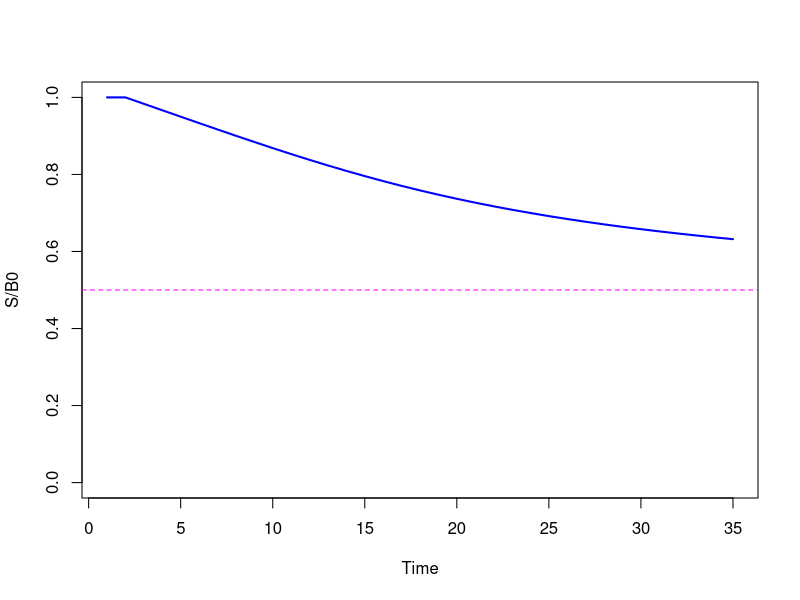
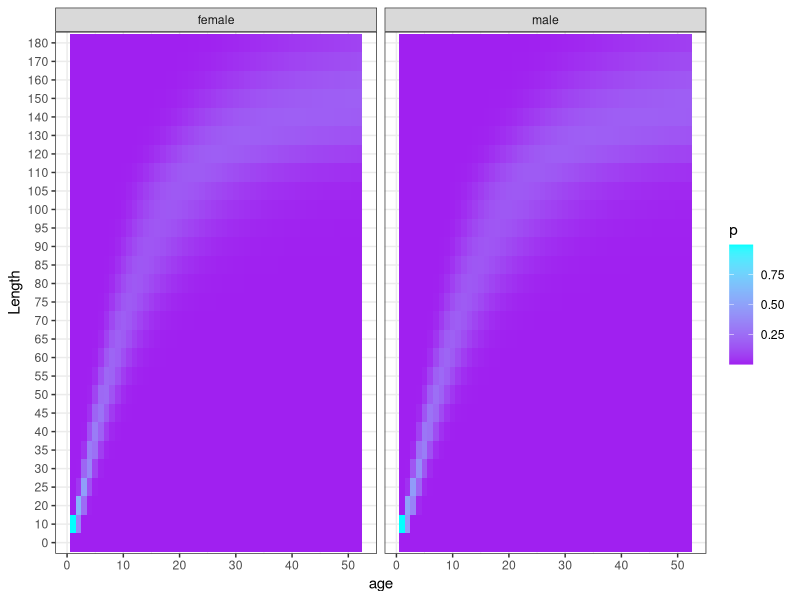
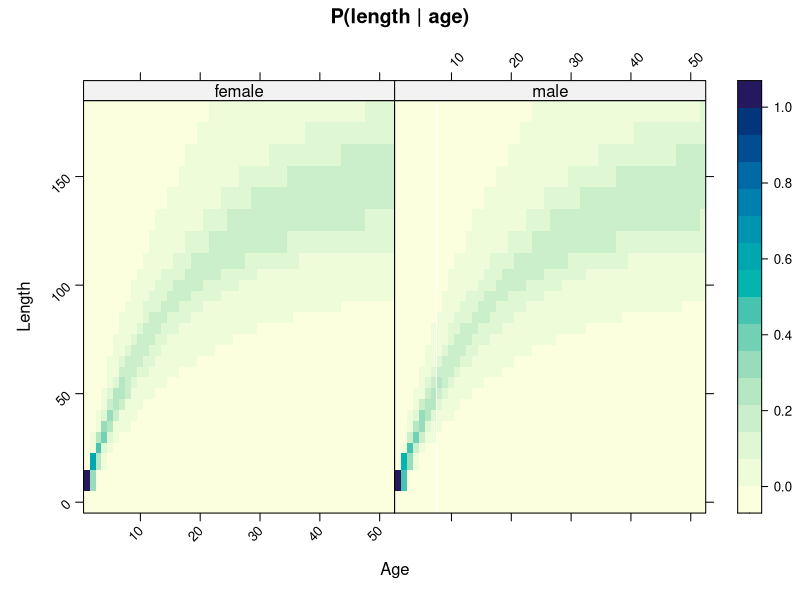
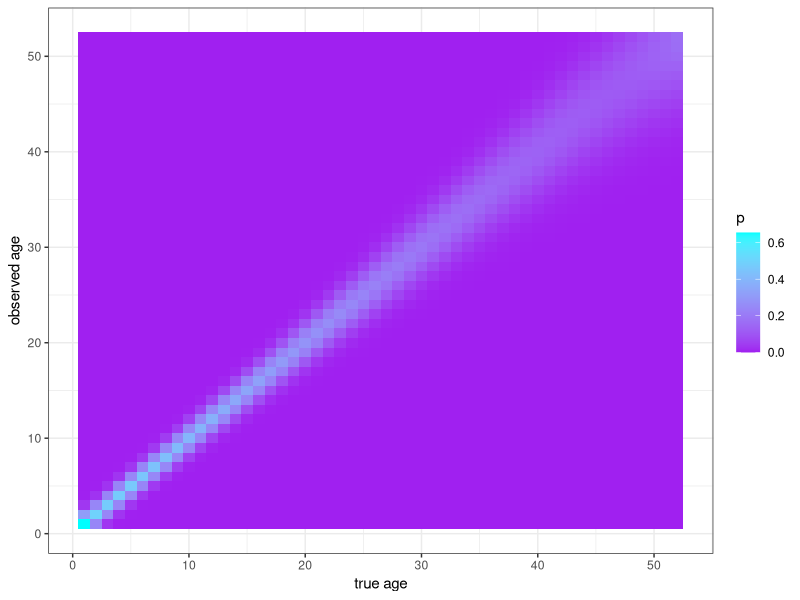
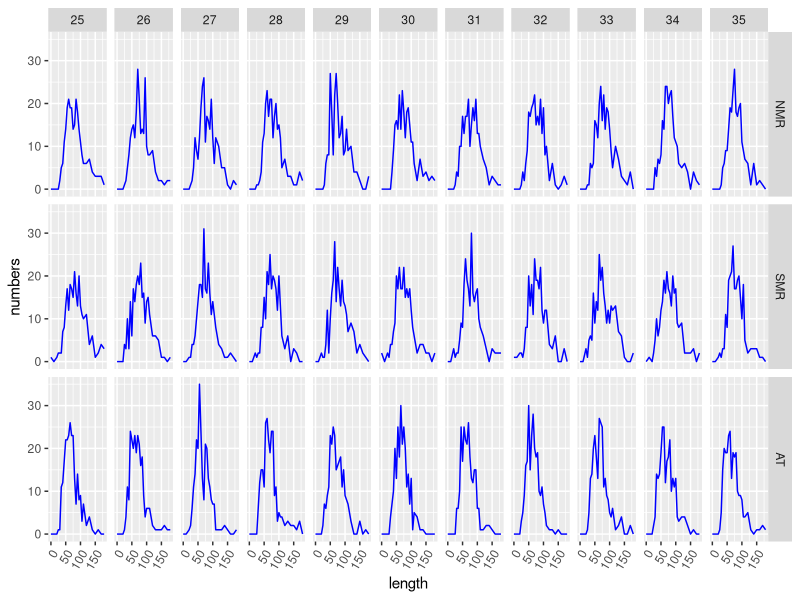
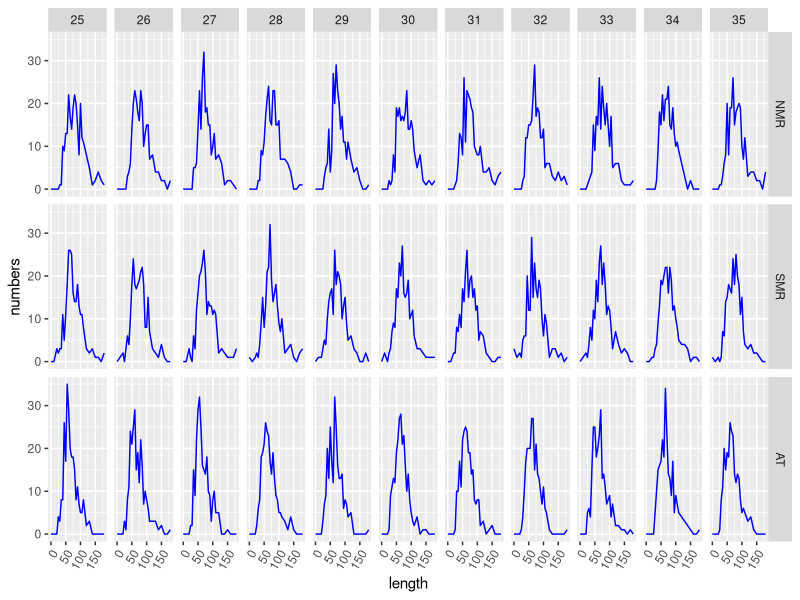
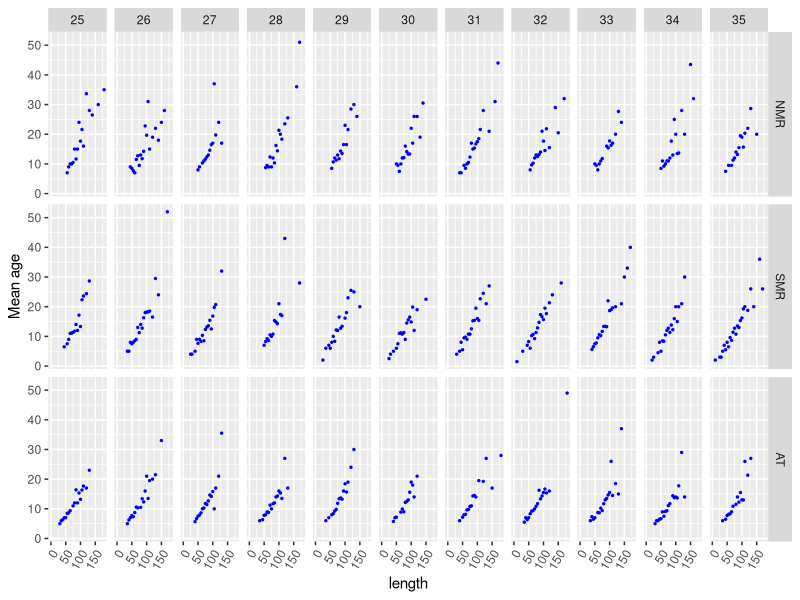
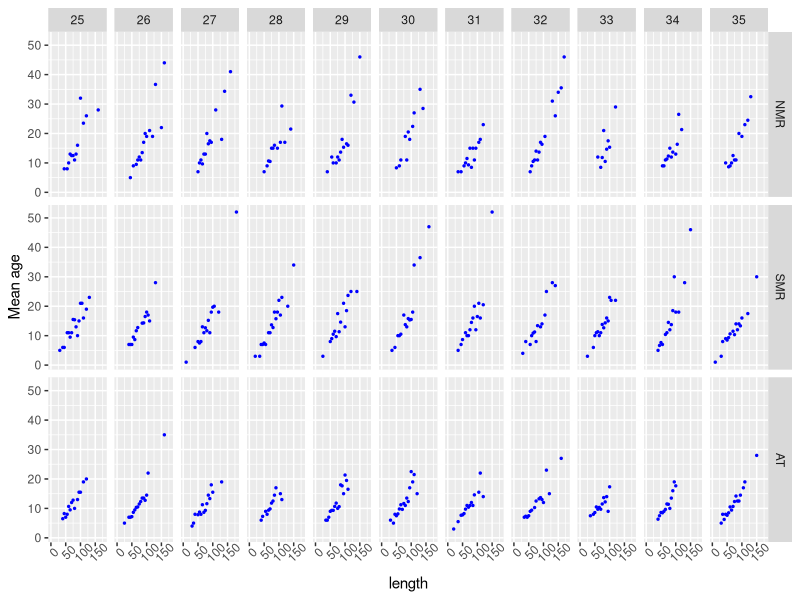

The R script that drew these images, in order:
######################################################
# testing population dynamics calculations ###########
######################################################
# R Hillary CSIRO 2018 ###############################
######################################################

ages <- 1:52
nages <- length(ages)
R <- 2
ns <- 2
R0 <- 1e+6
M <- rep(0.13,nages)
zeta <- c(0.5,0.5) # sex ratio
eta <- c(0.45,0.55) # spatial recruitment ratio
pim <- array(dim=c(R,R,nages)) # movement matrices
sm50 <- 139
sm95 <- 185
a.wl <- 4.4e-6
b.wl <- 3.14
Linf <- c(165,165)
k <- c(0.057,0.052)
t0 <- c(-0.19,-0.34)
mula <- m <- w <- array(dim=c(ns,nages))
mula[1,] <- Linf[1]*(1-exp(-k[1]*(ages-t0[1])))
mula[2,] <- Linf[2]*(1-exp(-k[2]*(ages-t0[2])))
cvla <- 0.15
for(a in 1:nages) {

  lref1 <- seq(mula[1,a]*(1-1.96*cvla),mula[1,a]*(1+1.96*cvla),length=50)
  dl1 <- dlnorm(lref1,log(mula[1,a]),sqrt(log(1+cvla^2)))
  dl1 <- dl1/sum(dl1)
  lref2 <- seq(mula[2,a]*(1-1.96*cvla),mula[2,a]*(1+1.96*cvla),length=50)
  dl2 <- dlnorm(lref2,log(mula[2,a]),sqrt(log(1+cvla^2)))
  dl2 <- dl2/sum(dl2) 
  m[1,a] <- sum(dl1*(1/(1+19^{-(lref1-sm50)/(sm95-sm50)})))
  m[2,a] <- sum(dl2*(1/(1+19^{-(lref2-sm50)/(sm95-sm50)})))
  w[1,a] <- sum(dl1*a.wl*lref1^b.wl)/1e+3
  w[2,a] <- sum(dl2*a.wl*lref2^b.wl)/1e+3

}

# define the movement model

pi12 <- 0.01
pi21 <- 0.05
pim[] <- matrix(c(1-pi12,pi12,pi21,1-pi21),ncol=2,byrow=T)

########################################
# 1. long-term eqm unfished population #
########################################

ny <- 500
Nbar <- array(dim=c(ny,nages,ns,R))
for(s in 1:ns) 
  for(r in 1:R) Nbar[1,,s,r] <- eta[r]*zeta[s]*R0*exp(-ages*M[1]) 
for(y in 2:ny) {

  for(s in 1:ns) 
    for(r in 1:R) Nbar[y,1,s,r] <- R0*eta[r]*zeta[s]
  for(s in 1:ns)
    for(a in 2:(nages-1)) 
      for(r in 1:R) Nbar[y,a,s,r] <- sum(pim[,r,a-1]*Nbar[y-1,a-1,s,]*exp(-M[a-1]))

  for(s in 1:ns)
    for(r in 1:R) Nbar[y,nages,s,r] <- sum(pim[,r,nages-1]*Nbar[y-1,nages-1,s,]*exp(-M[nages-1]))+sum(pim[,r,nages]*Nbar[y-1,nages,s,]*exp(-M[nages]))

}
  
############################################
# 2. Eqm short cut using simultaneous eqns #
############################################

Neqm <- array(dim=c(nages,ns,R))
for(s in 1:ns) Neqm[1,s,] <- R0*eta*zeta[s]
for(a in 2:(nages-1))
  for(s in 1:ns)
    for(r in 1:R) Neqm[a,s,r] <- sum(pim[,r,a-1]*Neqm[a-1,s,]*exp(-M[a-1]))

# solve simulatenous eqns for N in the plus group

a <- rep(NA,R)
B <- matrix(nrow=R,ncol=R)
for(s in 1:ns) {

  for(r in 1:R) a[r] <- sum(pim[,r,nages-1]*Neqm[nages-1,s,]*exp(-M[nages-1]))
  for(r in 1:R)
    for(ss in 1:R) B[ss,r] <- pim[ss,r,nages]*exp(-M[nages])
  npg <- t(a) %*% solve(diag(1,nrow=R)-B)
  Neqm[nages,s,] <- npg

}

#############################
# testing the popn dynamics #
#############################

B0 <- sum(apply(Neqm[,1,],1,sum)*w[1,]*m[1,])

# selectivity

nf <- 3 # NMR, SMR, AT longlines
rf <- c(1,2,2) # areas fisheries operate in

sl50 <- c(65,80,55)
sl95 <- c(75,110,65)

sel <- array(dim=c(nf,ns,nages))
for(f in 1:nf) {
  for(a in 1:nages) {

    lref1 <- seq(mula[1,a]*(1-1.96*cvla),mula[1,a]*(1+1.96*cvla),length=50)
    dl1 <- dlnorm(lref1,log(mula[1,a]),sqrt(log(1+cvla^2)))
    dl1 <- dl1/sum(dl1)
    lref2 <- seq(mula[2,a]*(1-1.96*cvla),mula[2,a]*(1+1.96*cvla),length=50)
    dl2 <- dlnorm(lref2,log(mula[2,a]),sqrt(log(1+cvla^2)))
    dl2 <- dl2/sum(dl2) 
    sel[f,1,a] <- sum(dl1*(1/(1+19^{-(lref1-sl50[f])/(sl95[f]-sl50[f])})))
    sel[f,2,a] <- sum(dl2*(1/(1+19^{-(lref2-sl50[f])/(sl95[f]-sl50[f])})))
  
  }
}

# total catch

Ctot <- 440
Cf <- c(100,140,200)

# SRR params

hh <- 0.75
rho <- B0/R0
alp <- 4*hh/(rho*(1-hh))
bet <- (5*hh-1)/(B0*(1-hh))

# other stuff

ny <- 35
N <- hya <- Cya <- array(dim=c(ny,nages,ns,R))
Cyfa <- hyfa <- array(dim=c(ny,nages,ns,nf))
tauf <- 0.5
h <- array(dim=c(ny,nf,ns))
phi <- m[1,]*w[1,]
S <- rep(NA,ny)
S[1] <- B0
N[1,,,] <- Neqm
Cyfa[1,,,] <- Cya[1,,,] <- hyfa[1,,,] <- 0
h[1,,] <- hya[1,,,] <- 0
hmax <- 0.8

for(y in 2:ny) {

  # recruitment

  Rtot <- alp*S[y-1]/(1+bet*S[y-1])
  for(s in 1:ns) 
    for(r in 1:R) N[y,1,s,r] <- Rtot*eta[r]*zeta[s]

  # population dynamics

 
    # from 2 to A-1

  for(s in 1:ns)
    for(a in 2:(nages-1))
      for(r in 1:R)   
        N[y,a,s,r] <- sum(pim[,r,a-1]*N[y-1,a-1,s,]*exp(-M[a-1])*(1-hya[y-1,a-1,s,])) 

    # plus group

  for(s in 1:ns)
    for(r in 1:R) 
        N[y,nages,s,r] <- sum(pim[,r,nages-1]*N[y-1,nages-1,s,]*exp(-M[nages-1])*(1-hya[y-1,nages-1,s,]))+sum(pim[,r,nages]*N[y-1,nages,s,]*exp(-M[nages])*(1-hya[y-1,nages,s,])) 

  # calculate harvest rates

  for(f in 1:nf) 
    for(s in 1:ns) 
      h[y,f,s] <- Cf[f]*zeta[s]/sum(N[y,,s,rf[f]]*exp(-tauf*M)*sel[f,s,]*w[s,])

  # calculate catch-at-age (factoring in hmax)

  for(s in 1:ns) {
    for(a in 1:nages) {
      for(f in 1:nf) hyfa[y,,s,f] <- h[y,f,s]*sel[f,s,]
       
      # check maxmim total harvest rate not exceeded
      # this is enforce within a given region

      for(r in 1:R) {

        # multiple fisheries in a given area?

        if(length(rf[rf == r]) > 1) {

          idx <- grep(r,rf) 
          if(sum(hyfa[y,a,s,idx]) > hmax) hyfa[y,a,s,idx] <- hmax * Cf[idx]/sum(Cf[idx])

          hya[y,a,s,r] <- sum(hyfa[y,a,s,idx])
          Cyfa[y,a,s,idx] <- hyfa[y,a,s,idx] * N[y,a,s,r]*exp(-tauf*M[a])
          Cya[y,a,s,r] <- sum(Cyfa[y,a,s,idx]) 

        } else {

          idx <- grep(r,rf)  
          if(hyfa[y,a,s,rf[r]] > hmax) hyfa[y,a,s,rf[r]] <- hmax
          hya[y,a,s,r] <- hyfa[y,a,s,rf[r]]
          Cyfa[y,a,s,idx] <- hyfa[y,a,s,idx] * N[y,a,s,r]*exp(-tauf*M[a]) 
          Cya[y,a,s,r] <- Cyfa[y,a,s,idx]

        }
      }
    }
  }

  # calculate female SSB across both areas

  S[y] <- sum(apply(N[y,,1,],1,sum)*phi)

}

ts.plot(S/B0,col='blue',lwd=2,ylim=c(0,1))
abline(h=0.5,col='magenta',lty=2)

##############################################
# generate some pseudo-data for use later on #
##############################################

# length frequency data for each fishery
# 1. create length partition
# 2. calculate P(l | a)
# 3. define effective sample sizes
# 4. simulate the length data 

# 1. length partition

lbins <- c(seq(0,20,by=10),seq(25,105,by=5),seq(110,190,by=10))
nbins <- length(lbins)-1
mulbins <- 0.5*(lbins[-c(1)]+lbins[-c(nbins+1)])

# 2. calculate P(l | a)

pla <- array(NA,dim=c(ns,nbins,nages))
dimnames(pla)[[1]] <- c('female','male')
dimnames(pla)[[3]] <- ages
dimnames(pla)[[2]] <- lbins[1:nbins]

sdla <- sqrt(log(1+cvla^2))
for(s in 1:ns) {
  for(a in 1:nages) {

    pl <- dlnorm(mulbins,log(mula[s,a]),sdla)
    pl <- pl/sum(pl)
    pla[s,,a] <- pl
  }
}

# sum to 1 check along length dimension

apply(pla,c(1,3),sum)

# faaaaancy ggplot of P(l | a) cos you know...

library(ggplot2)
df <- expand.grid(age=ages,length=lbins[1:nbins],sex=c('female','male'),p=NA)
for(a in ages) {
  
  df[df$age == a & df$sex == 'female','p'] <- pla['female',,a]
  df[df$age == a & df$sex == 'male','p'] <- pla['male',,a] 

}

ggplot(df,aes(age,as.factor(length),z=p))+geom_tile(aes(fill=p))+facet_wrap(~sex)+scale_fill_gradient(low="purple", high="cyan")+theme_bw()+ylab("Length")

# lattice version

library(lattice)
levelplot(p~age*length|sex,data=df,xlab='Age',ylab='Length',main='P(length | age)',scales=list(y=list(rot=45), x=list(rot=45)),cex=0.5)

# get length-conditional age probabilities for conversions

A <- matrix(scan("aerr_mat.dat"),ncol=nages,byrow=T)
adf <- expand.grid(a=ages,aa=ages,p=NA)
for(a in 1:nages) adf[adf$a == a,'p'] <- A[,a]
ggplot(adf,aes(a,aa,z=p))+geom_tile(aes(fill=p))+scale_fill_gradient(low="purple", high="cyan")+theme_bw()+xlab("true age")+ylab("observed age")

# steps:
# 1. Get "true" P(a | l,y,f) for each fishery and population overall
# 2. Get "observed" P(a | l,y,f) factoring in ageing error

# 1. true P(a | l,y,f) for each fishery ~ pla * pay

paly <- paaly <- array(dim=c(ny,nages,nbins,ns,nf))
palyt <- array(dim=c(ny,nages,nbins,ns,R))
pay <- array(dim=c(ny,nages,ns,nf)) # prior age-distro
ply <- array(dim=c(ny,nbins,ns,nf)) # length distro

# pay

for(s in 1:ns) 
  for(y in 1:ny) 
    for(f in 1:nf) {
      for(a in 1:nages) pay[y,a,s,f] <- N[y,a,s,rf[f]] * sel[f,s,a]

      pay[y,,s,f] <- pay[y,,s,f]/sum(pay[y,,s,f])

    }

# paly (and ply)

for(y in 1:ny)
  for(s in 1:ns)
    for(l in 1:nbins)
      for(f in 1:nf) {
        for(a in 1:nages) paly[y,a,l,s,f] <- pla[s,l,a] * pay[y,a,s,f]
        ply[y,l,s,f] <- sum(paly[y,,l,s,f])
        paly[y,,l,s,f] <- paly[y,,l,s,f] / ply[y,l,s,f]
      }

# get paaly (paly adjusted for ageing error)

for(y in 1:ny)
  for(s in 1:ns)
    for(l in 1:nbins)
      for(f in 1:nf) 
        for(a in 1:nages) paaly[y,a,l,s,f] <- sum(paly[y,,l,s,f] * A[a,])

# get palyt (true P(a | l) in actual popn)

for(y in 1:ny)
  for(s in 1:ns)
    for(r in 1:R) {

      pa <- N[y,,s,r]/sum(N[y,,s,r]) 
      for(l in 1:nbins) {
        
        palyt[y,,l,s,r] <- pla[s,l,] * pa
        pltmp <- sum(palyt[y,,l,s,r])
        palyt[y,,l,s,r] <- palyt[y,,l,s,r]/pltmp
      }
    }

# get predicted catch-at-length given catch-at-age

Cyfl <- array(dim=c(ny,nbins,ns,nf))
for(s in 1:ns)
  for(y in 1:ny)
    for(f in 1:nf)
      for(l in 1:nbins)
        Cyfl[y,l,s,f] <- sum(Cyfa[y,,s,f]*paly[y,,l,s,f])

# check total catches (numbers & biomass)

sum(apply(Cya,c(1,3),sum)-apply(Cyfl,c(1,3),sum))
Cfy <- array(dim=c(ny,nf,ns))
for(s in 1:ns) {
  for(y in 1:ny) {
    for(f in 1:nf) {
      Cfy[y,f,s] <- sum(Cyfa[y,,s,f]*w[s,])
    }
  }
}

apply(Cfy,1,sum)
Ctot

# 3. effective sample size-by-fishery

neff <- rep(250,nf)

# 4. Simulate LF data for each fishery

fnm <- c("NMR","SMR","AT")
nsim <- 1
lfdat <- expand.grid(y=1:ny,l=lbins[1:nbins],sex=c('female','male'),f=fnm,iter=1:nsim,c=NA)
for(n in 1:nsim)
  for(y in 1:ny)
    for(f in 1:nf) {

      if(y > 1) {
      ptmp <- Cyfl[y,,1,f]
      ptmp <- ptmp/sum(ptmp)
      lfdat[lfdat$y == y & lfdat$f == fnm[f] & lfdat$sex == 'female' & lfdat$iter == n,'c'] <- rmultinom(1,neff[f],ptmp)
      ptmp <- Cyfl[y,,2,f]
      ptmp <- ptmp/sum(ptmp) 
      lfdat[lfdat$y == y & lfdat$f == fnm[f] & lfdat$sex == 'male' & lfdat$iter == n,'c'] <- rmultinom(1,neff[f],ptmp)
      } else {

        lfdat[lfdat$y == y & lfdat$f == fnm[f] & lfdat$iter == n,'c'] <- 0

      }
    }


ggplot(subset(lfdat,sex=='female' & y >= ny-10),aes(x=l,y=c))+geom_line(colour='blue')+facet_grid(f~y)+ylab("numbers")+xlab("length")+theme(axis.text.x = element_text(angle = 60, hjust = 1))

ggplot(subset(lfdat,sex=='male' & y >= ny-10),aes(x=l,y=c))+geom_line(colour='blue')+facet_grid(f~y)+ylab("numbers")+xlab("length")+theme(axis.text.x = element_text(angle = 60, hjust = 1))

###################################################
# simulate age given length data for each fishery #
###################################################

# number of fish aged in total

nage <- c(200,100) # female, male
nasf <- matrix(nrow=ns,ncol=nf)
for(s in 1:ns) nasf[s,] <- round(nage[s] * Cf/Ctot)

# simulate some length-conditional age data for each fishery

alfdat <- expand.grid(y=1:ny,a=ages,l=lbins[1:nbins],sex=c("female","male"),f=fnm,iter=1:nsim,n=0)
zdf <- expand.grid(y=1:ny,l=lbins[1:nbins],sex=c("female","male"),f=fnm,iter=1:nsim,mua=NA)
lref <- 1:nbins

for(n in 1:nsim)
  for(y in 1:ny) {
    for(f in 1:nf) 

        if(y > 1) {
        
          # length samples first

          nn <- nasf[1,f]
          nl <- rmultinom(1,nn,ply[y,,1,f])
          idx <- lref[-c(grep(0,nl))]
          for(l in idx) {

            na <- rmultinom(1,nl[l],paly[y,,l,1,f])
            alfdat[alfdat$y == y & alfdat$l == lbins[l] & alfdat$f == fnm[f] & alfdat$sex == 'female' & alfdat$iter == n,'n'] <- na
            zdf[zdf$y == y & zdf$l == lbins[l] & zdf$f == fnm[f] & zdf$sex == 'female' & zdf$iter == n,'mua'] <- sum(na*ages/sum(na))
          }


          nn <- nasf[2,f]
          nl <- rmultinom(1,nn,ply[y,,2,f])
          idx <- lref[-c(grep(0,nl))] 
          for(l in idx) {

            na <- rmultinom(1,nl[l],paly[y,,l,2,f]) 
            alfdat[alfdat$y == y & alfdat$l == lbins[l] & alfdat$f == fnm[f] & alfdat$sex == 'male' & alfdat$iter == n,'n'] <- na
            zdf[zdf$y == y & zdf$l == lbins[l] & zdf$f == fnm[f] & zdf$sex == 'male' & zdf$iter == n,'mua'] <- sum(na*ages/sum(na)) 
          }
      
        } else {

          alfdat[alfdat$y == y & alfdat$l == lbins[l] & alfdat$f == fnm[f] & alfdat$iter == n,'n'] <- 0

        }

    cat("Year",y,"of",ny,"\n")
  }

ggplot(subset(zdf,sex=='female' & y >= ny-10),aes(x=l,y=mua))+geom_point(colour='blue',size=0.5)+facet_grid(f~y)+ylab("Mean age")+xlab("length")+theme(axis.text.x = element_text(angle = 60, hjust = 1))

ggplot(subset(zdf,sex=='male' & y >= ny-10),aes(x=l,y=mua))+geom_point(colour='blue',size=0.5)+facet_grid(f~y)+ylab("Mean age")+xlab("length")+theme(axis.text.x=element_text(angle=45))

#####################################################
# simulating tagging data via spatial Brownie model #
#####################################################

# size transition matrix

lvbinc <- function(lrel,tau,k,Linf) {

  return(max((Linf-lrel)*(1-exp(-k*tau)),0))
}

T <- array(dim=c(ns,nbins,nbins)) 
tau <- 1

for(s in 1:ns) {
  for(i in 1:nbins) {

    lx <- lbins[i]
    ly <- lbins[i+1]

    for(j in 1:nbins) {

      llj <- lbins[j]
      luj <- lbins[j+1]
          
      lli <- lx + lvbinc(lx,tau,k[s],Linf[s]) 
      lui <- ly + lvbinc(ly,tau,k[s],Linf[s]) 
      
      # need to work out Lebesgue measure of intersection 
      # of image and actual length bin / length bin

      if(lli > llj & lui < luj) {
        ptmp <- 1
      } else {
        tmp <- c(max(llj,lli),min(luj,lui))
        mu <- ifelse(tmp[1] < tmp[2],tmp[2]-tmp[1],0)
        nu <- lui-lli
        ptmp <- mu/nu 
      }
        
      T[s,i,j] <- ptmp
    }
  }
}

# size-based harvest & movement rates

hyfl <- array(dim=c(ny,nbins,ns,f))
for(s in 1:ns)
  for(y in 1:ny)
    for(f in 1:nf)
      for(l in 1:nbins)
        hyfl[y,l,s,f] <- sum(hyfa[y,,s,f]*paly[y,,l,s,f])

hyl <- array(dim=c(ny,nbins,ns,R))
for(s in 1:ns)
  for(y in 1:ny)
    for(l in 1:nbins)
      for(r in 1:R) {

        idx <- grep(r,rf)  
        if(length(rf[rf == r]) > 1) hyl[y,l,s,r] <- sum(hyfl[y,l,s,rf[idx]])
        else hyl[y,l,s,r] <- hyfl[y,l,s,rf[idx]]

      }

pil <- array(dim=c(R,R,nbins))
for(l in 1:nbins) pil[,,l] <- pim[,,1]


# number of release events (per year and per area

nrr <- 1 # per area
nry <- 1 # per year
nrel <- nrr*R*nry

# number of recapture events per release event

nrec <- 5

# years of releases

yrel <- ny-10+1:nry-1

# tag loss parameters

ptg <- 0.95 # instantanous tag loss
nutg <- 0.05 # rate of tag loss over time

# reporting rate

prep <- 0.94

# number of releases per tonne (2)

relpt <- 2
Trel <- Ctot*2

# sex ratio of the releases 

sext <- c(0.5,0.5)

# releases per sex per fishery

Tinit <- array(dim=c(ns,nf))
for(s in 1:ns) Tinit[s,] <- Trel * sext[s] * Cf/Ctot

tres <- list() # dummy list to bung everything into

Tyl <- omega <- array(0,dim=c(nrec+1,nbins,ns,R))
Ml <- rep(0.13,nbins)
nl <- rep(0,nbins)

for(n in 1:nsim) {

  # simulate length distro of releases

  kk <- 1
  for(rr in 1:nry) {
    for(ra in 1:R) { # release area
      for(s in 1:ns) {

        # loop over all fisheries in a given area

        idx <- grep(ra,rf)
        nl[] <- 0
        for(f in idx) nl[] <- nl[] + as.vector(rmultinom(1,Tinit[s,f],ply[yrel[rr],,s,f]))
        
        # simulate tag dynamics for cases where there are tags released

        for(lr in 1:nbins) {

          if(nl[lr] > 0) {

            Tyl[,,,] <- 0

            # set up objects for tag dynamics
        
            Tyl[1,lr,s,ra] <- nl[lr] 
            # tag dynamics for nrec+1 years
            for(tt in 2:(nrec+1)) {
        
              for(l in 1:nbins) 
              for(r in 1:R) {
                
                 ttmp <- 0
                if(tt == 2) {

                  for(rs in 1:R) ttmp <- ttmp+sum(pil[rs,r,]*Tyl[tt-1,,s,rs]*T[s,,l]*ptg*exp(-Ml-nutg^2)*(1-hyl[yrel+tt-2,,s,rs]))
                  Tyl[tt,l,s,r] <- ttmp

                } else {

                  for(rs in 1:R) ttmp <- ttmp+sum(pil[rs,r,]*Tyl[tt-1,,s,rs]*T[s,,l]*exp(-Ml-nutg^2)*(1-hyl[yrel+tt-2,,s,rs]))
                  Tyl[tt,l,s,r] <- ttmp 

                }
              } 
            }

            # store the useful stuff

            tres[[kk]] <- list()
            tres[[kk]][['rel_yr']] <- yrel[rr]
            tres[[kk]][['rel_len']] <- lr
            tres[[kk]][['rel_area']] <- ra
            tres[[kk]][['rel_sex']] <- s
            tres[[kk]][['nl']] <- nl
            tres[[kk]][['Tn']] <- Tyl

            kk <- kk+1

          }
        }
      }
    }
  }
}

# now generate some recaptures

prec <- array(dim=c(nrec,R))
psurv <- rep(NA,nrec+1)
ntag <- length(tres)

tdf <- expand.grid(sex=NA,yrel=yrel,lrel=NA,rrel=NA,rrec=1:R,recev=1:nrec,relev=1:ntag,ps=NA,prec=NA,nrel=0,nrectot=0,R=NA)

ntot <- 0
for(i in 1:ntag) {

  sr <- tres[[i]]$rel_sex
  lr <- tres[[i]]$rel_len
  rr <- tres[[i]]$rel_area
  yr <- tres[[i]]$rel_yr
  psurv[1] <- 1 
  Tx <- wx <- tres[[i]]$Tn
  wx[1,,sr,] <- Tx[1,,sr,]/sum(Tx[1,,sr,])

  for(j in 2:(nrec+1)) {
          
    wx[j,,sr,] <- Tx[j,,sr,]/sum(Tx[j,,sr,]) 
          
    # survival

    ptmp <- 0
    for(rs in 1:R) ptmp <- ptmp+sum(wx[j-1,,sr,rs]*exp(-Ml-nutg^2)*(1-hyl[j+yr-2,,sr,rs]))
    if(j == 2) {
      
      psurv[j] <- psurv[j-1]*ptmp*ptg

    } else {

      psurv[j] <- psurv[j-1]*ptmp 

    }

    # probability of recapture
  
    for(rs in 1:R) prec[j-1,rs] <- sum(wx[j,,sr,rs]*hyl[j+yr-1,,sr,rs])
    prec[j-1,] <- prec[j-1,] * psurv[j] * prep

  }

  # multinomial likelihood for recaptures

  ptmp <- as.vector(prec)
  psum <- sum(ptmp)
  ptmp <- c(ptmp,1-psum)
  nn <- Tx[1,lr,sr,rr]
  ntot <- ntot+nn
  Rec <- as.vector(rmultinom(1,nn,ptmp))
  Rmat <- prec
  for(r in 1:R)
    for(j in 1:nrec) Rmat[j,r] <- Rec[j+(r-1)*nrec]

  # write to the data frame

  sx <- ifelse(sr == 1,'female','male')
  tdf[tdf$relev == i,'sex'] <- sx
  tdf[tdf$relev == i,'nrel'] <- nn
  tdf[tdf$relev == i,'lrel'] <- lr 
  tdf[tdf$relev == i,'yrel'] <- yr
  tdf[tdf$relev == i,'rrel'] <- rr
  for(r in 1:R) {

    tdf[tdf$relev == i & tdf$rrec == r,'ps'] <- psurv[-c(1)]
    tdf[tdf$relev == i & tdf$rrec == r,'prec'] <- prec[,r]
    tdf[tdf$relev == i & tdf$rrec == r,'R'] <- Rmat[,r]

  }
  tdf[tdf$relev == i,'nrectot'] <- sum(Rmat)

  
  cat("Tagging event",i,"of",ntag,"\n")
}

# overall rate of return

sum(tdf$R)/ntot

# storage format
# matrix with dims: ntag, 5+R*rrec

Tdata <- matrix(nrow=length(unique(tdf$relev)),ncol=5+R*nrec)
colnames(Tdata) <- c("nrel","sex","lrel","rrel","yrel",rep("R",R*nrec))

ii <- 1
for(i in unique(tdf$relev)) {

  df <- subset(tdf,relev==i)
  Tdata[ii,1] <- df$nrel[1]
  Tdata[ii,2] <- ifelse(df$sex[1] == 'female',1,2)
  Tdata[ii,3] <- df$lrel[1]
  Tdata[ii,4] <- df$rrel[1]
  Tdata[ii,5] <- df$yrel[1]
  Tdata[ii,6:(nrec+5)] <- subset(df,rrec==1)$R
  Tdata[ii,(nrec+6):(nrec+10)] <- subset(df,rrec==2)$R
  ii <- ii+1

}

# write the four data sets:
# 1. Total catch biomass by fishery
# 2. LF by fishery
# 3. ALF by fishery
# 4. Tagging data

# 1.

ctab <- data.frame(year=1:ny,'NMR'=rep(Cf[1],ny),'SMR'=rep(Cf[2],ny),'AT'=rep(Cf[3],ny))
write.table(ctab,file='catch_biomass.dat',row.names=FALSE)

# 2. LF data (combined by sex)

lf <- array(dim=c(ny,nbins,nf))
lfdat$f <- as.character(lfdat$f)

for(yy in 1:ny)
  for(ff in 1:nf) {

    cdf <- subset(lfdat,yy==y & f == fnm[ff])
    zz <- subset(cdf,sex=='female')$c+subset(cdf,sex=='female')$c
    lf[yy,,ff] <- zz
  }

for(ff in 1:nf) {

  ttl <- paste(paste("lf",fnm[ff],sep="_"),"dat",sep=".")
  write(t(lf[,,ff]),file=ttl,ncolumns=nbins)
}

# 3. ALF data (by fishery and sex)

almat <- matrix(nrow=nbins,ncol=nages)
for(ss in 1:ns) {

  sx <- ifelse(ss == 1,'female','male') 

  for(ff in 1:nf) {

    fx <- fnm[ff]

    ttl <- paste(paste(paste("alf",fx,sep="_"),sx,sep="_"),'dat',sep=".")
    for(yy in 1:ny) {

      
      df <- subset(alfdat,y == yy & sex == sx & f == fx)
      for(ll in 1:nbins) almat[ll,] <- subset(df,l == lbins[ll])$n
      if(yy == 1) {
        
        write(t(almat),file=ttl,ncolumns=nages)
        
      } else {

        write(t(almat),file=ttl,ncolumns=nages,append=TRUE)

      }
    }
  }
}

# 4. tagging data

write.table(Tdata,file='sim_tag_data.dat',row.names=FALSE)

# save it all

save.image("test_pdyn_datagen.rda")

